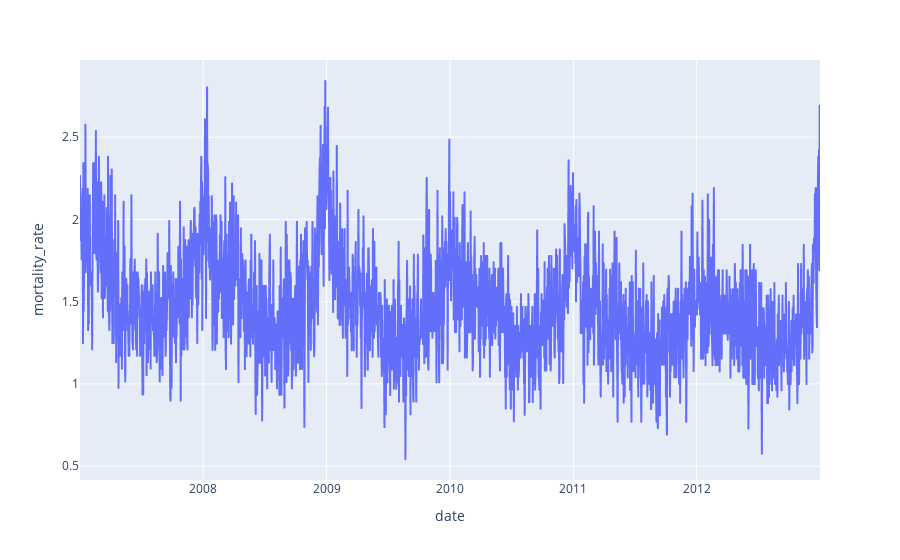

The code cell stored with this chart in its notebook:
### Markdown cell above
### For region 1 - North East

### Code cell
train_r1 = train1[train1["Region"]=="North East"]
fig1 = px.line(train_r1, x='date', y='mortality_rate')
fig1.show()

### Figure 1 — Plotly figure (JSON) as saved in the notebook; plotly's stock layout.template omitted (floating-point values rounded to 4 significant figures; data arrays with more than 128 entries replaced by an {"elided": "..."} marker saying what was removed)
{"data": [{"hoverlabel": {"namelength": 0}, "hovertemplate": "date=%{x}<br>mortality_rate=%{y}", "legendgroup": "", "line": {"color": "#636efa", "dash": "solid"}, "mode": "lines", "name": "", "showlegend": false, "type": "scattergl", "x": {"elided": "2191 str values"}, "xaxis": "x", "y": {"elided": "2191 float values"}, "yaxis": "y"}], "layout": {"legend": {"tracegroupgap": 0}, "margin": {"t": 60}, "xaxis": {"anchor": "y", "domain": [0, 1], "title": {"text": "date"}}, "yaxis": {"anchor": "x", "domain": [0, 1], "title": {"text": "mortality_rate"}}}}
